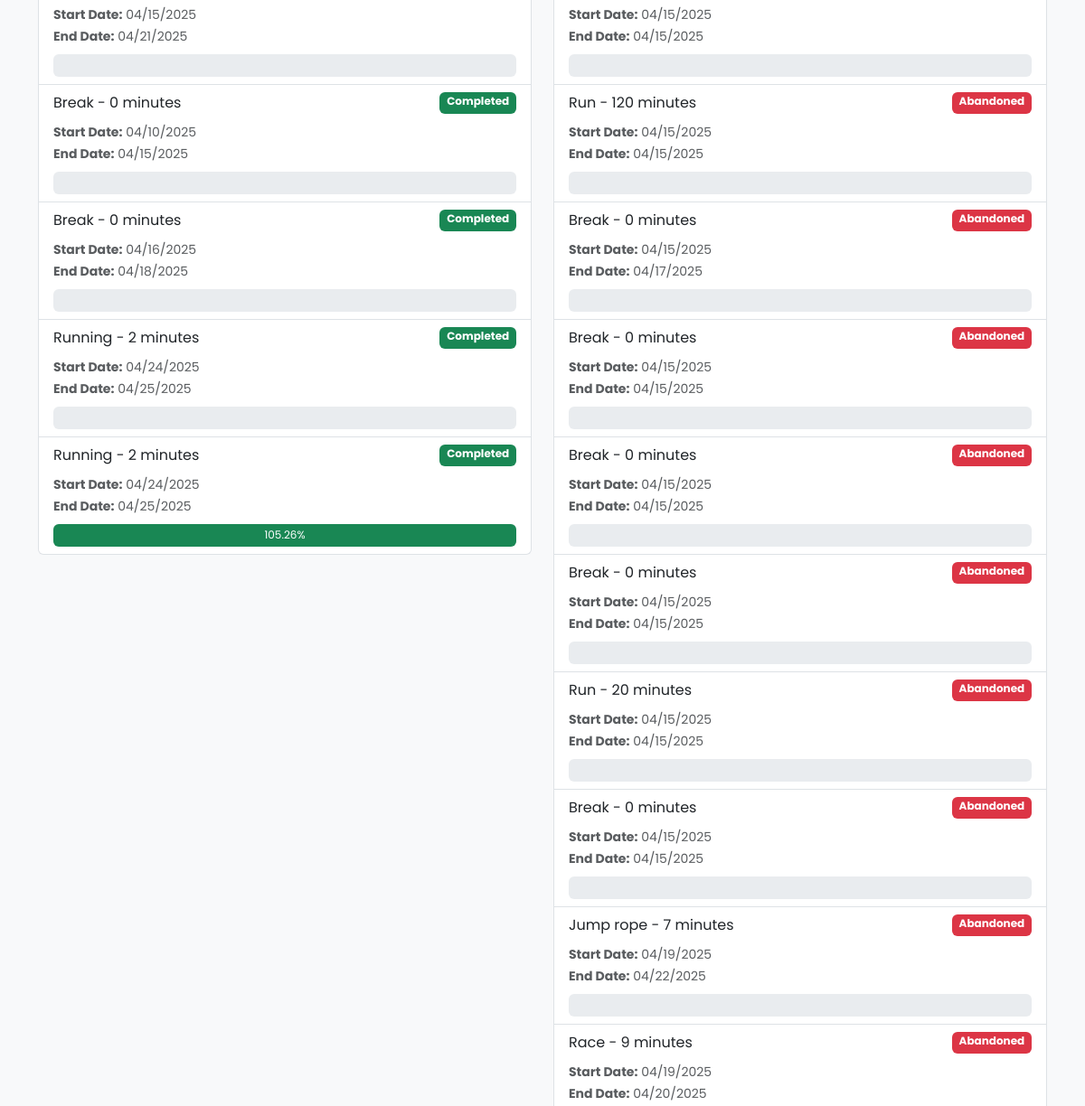
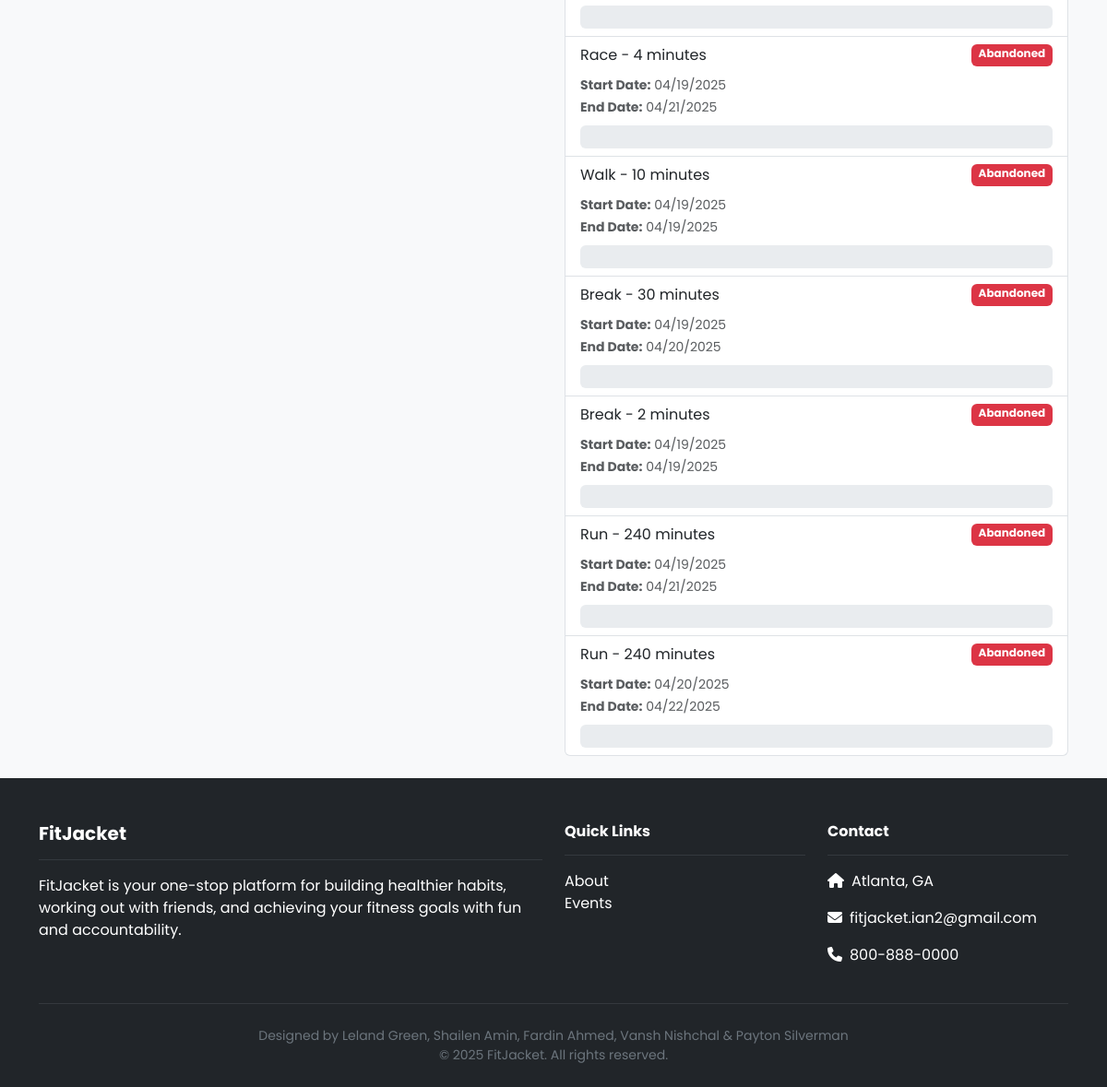
The app's page /dashboard/goal-history/ (signed in, lower part), older data (2 pictures, top to bottom).
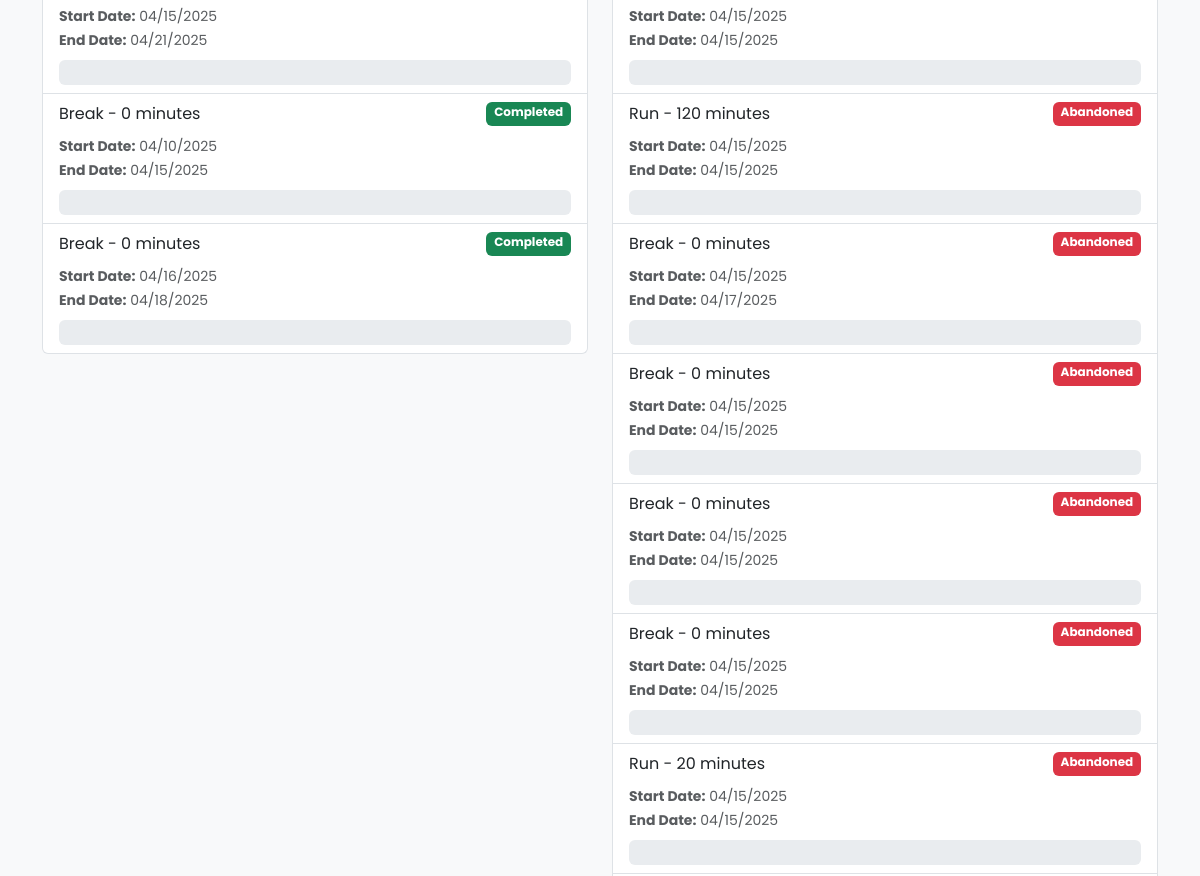
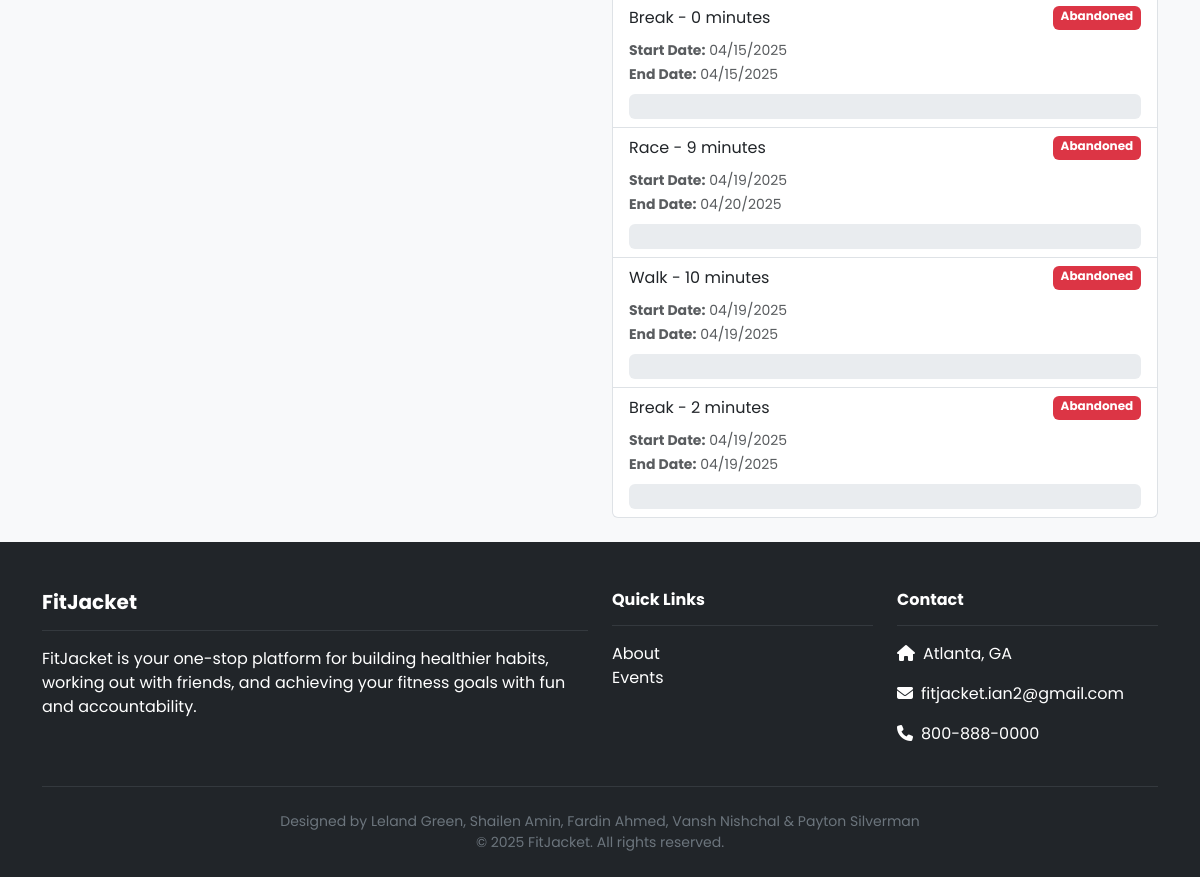
The same page, newer data (2 pictures, top to bottom).
### dashboard/models.py (models this page shows, shortened)
class Goal(models.Model):
    text = models.CharField(max_length=255)
    created_at = models.DateTimeField(auto_now_add=True)
    start_date = models.DateTimeField(null=True, blank=True, default=timezone.now)
    end_date = models.DateTimeField(null=True, blank=True, default=timezone.now)
    user = models.ForeignKey(User, on_delete=models.CASCADE, null=True)
    completed = models.BooleanField(default=False)
    abandoned = models.BooleanField(default=False)
    favorite = models.BooleanField(default=False)
    total_duration_seconds = models.IntegerField(default=0)
    calories_burnt_per_second = models.FloatField(default=0.0)
    progress = models.FloatField(default=0.0)

### dashboard/views.py (the view)
# urls.py: path('goal-history/', views.goal_history, name='GoalHistory'),
@login_required
def goal_history(request):
    completed_goals = Goal.objects.filter(user=request.user, completed=True)
    abandoned_goals = Goal.objects.filter(user=request.user, abandoned=True)
    return render(request, 'dashboard/goal-history.html', {
        'completed_goals': completed_goals,
        'abandoned_goals': abandoned_goals,
    })

### accounts/context_processors.py (called while the page is built)
def admin_group(request):
    if request.user.is_authenticated:
        is_admin = request.user.groups.filter(name='admin').exists()
    else:
        is_admin = False
    return {'is_admin': is_admin}

### friends/context_processors.py (called while the page is built)
def user_groups(request):
    if request.user.is_authenticated:
        groups = WorkoutGroup.objects.filter(groupmember__user=request.user)
    else:
        groups = []
    return {'user_groups': groups}

### dashboard/templates/dashboard/goal-history.html (shortened to what this page needs)
{% extends 'base.html' %}
{% block content %}
<div class="container py-4">
  <div class="row g-4">
    <div class="col-md-6">
      {% if completed_goals %}
        <ul class="list-group">
          {% for goal in completed_goals %}
            <li class="list-group-item">
              <div class="d-flex justify-content-between">
                <span>{{ goal.text }}</span>
                <span class="badge bg-success">Completed</span>
              </div>
              <div class="mt-2 text-muted">
                <small>
                  <strong>Start Date:</strong> {{ goal.start_date|date:"m/d/Y" }} <br>
                  <strong>End Date:</strong> {{ goal.end_date|date:"m/d/Y" }}
                </small>
              </div>
              <div class="progress mt-2" style="height: 25px;">
                <div
                  class="progress-bar bg-success"
                  role="progressbar"
                  style="width: {{ goal.progress }}%;"
                  aria-valuenow="{{ goal.progress }}"
                  aria-valuemin="0"
                  aria-valuemax="100">
                  {{ goal.progress|floatformat:2 }}%
                </div>
              </div>
            </li>
          {% endfor %}
        </ul>
      {% else %}
        <p class="text-muted">No completed goals yet.</p>
      {% endif %}
    </div>
    <div class="col-md-6">
      {% if abandoned_goals %}
        <ul class="list-group">
          {% for goal in abandoned_goals %}
            <li class="list-group-item">
              <div class="d-flex justify-content-between">
                <span>{{ goal.text }}</span>
                <span class="badge bg-danger">Abandoned</span>
              </div>
              <div class="mt-2 text-muted">
                <small>
                  <strong>Start Date:</strong> {{ goal.start_date|date:"m/d/Y" }} <br>
                  <strong>End Date:</strong> {{ goal.end_date|date:"m/d/Y" }}
                </small>
              </div>
              <div class="progress mt-2" style="height: 25px;">
              </div>
            </li>
          {% endfor %}
        </ul>
      {% else %}
        <p class="text-muted">No abandoned goals yet.</p>
      {% endif %}
    </div>
  </div>
</div>
{% endblock %}

Row changes from the older to the newer data that the page shows:
removed Goal: text "Running - 2 minutes", start_date "04/24/2025", end_date "04/25/2025"
removed Goal: text "Running - 2 minutes", start_date "04/24/2025", end_date "04/25/2025", progress "105.26"
no longer on this page (row edited): Goal: text "Jump rope - 7 minutes", start_date "04/19/2025", end_date "04/22/2025"
no longer on this page (row edited): Goal: text "Race - 4 minutes", start_date "04/19/2025", end_date "04/21/2025"
no longer on this page (row edited): Goal: text "Break - 30 minutes", start_date "04/19/2025", end_date "04/20/2025"
no longer on this page (row edited): Goal: text "Run - 240 minutes", start_date "04/19/2025", end_date "04/21/2025"
no longer on this page (row edited): Goal: text "Run - 240 minutes", start_date "04/20/2025", end_date "04/22/2025"
